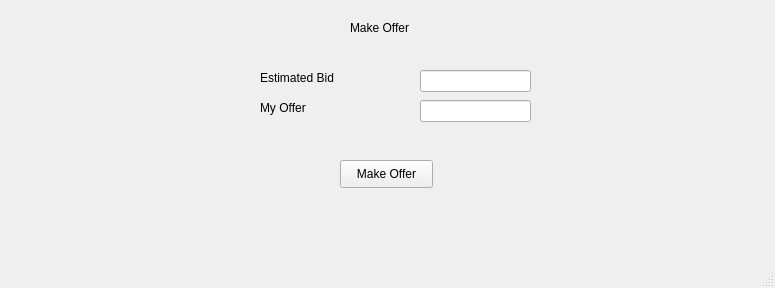
<?xml version="1.0" encoding="UTF-8"?>
<ui version="4.0">
 <class>MainWindow</class>
 <widget class="QMainWindow" name="MainWindow">
  <property name="geometry">
   <rect>
    <x>0</x>
    <y>0</y>
    <width>775</width>
    <height>288</height>
   </rect>
  </property>
  <property name="windowTitle">
   <string>MainWindow</string>
  </property>
  <widget class="QWidget" name="centralwidget">
   <widget class="QLabel" name="label_MP1_2">
    <property name="geometry">
     <rect>
      <x>350</x>
      <y>20</y>
      <width>101</width>
      <height>16</height>
     </rect>
    </property>
    <property name="text">
     <string>Make Offer</string>
    </property>
   </widget>
   <widget class="QLabel" name="label_G1">
    <property name="geometry">
     <rect>
      <x>260</x>
      <y>100</y>
      <width>101</width>
      <height>16</height>
     </rect>
    </property>
    <property name="text">
     <string>My Offer</string>
    </property>
   </widget>
   <widget class="QLabel" name="label_MP1">
    <property name="geometry">
     <rect>
      <x>260</x>
      <y>70</y>
      <width>101</width>
      <height>16</height>
     </rect>
    </property>
    <property name="text">
     <string>Estimated Bid</string>
    </property>
   </widget>
   <widget class="QLineEdit" name="lineEdit_MP">
    <property name="geometry">
     <rect>
      <x>420</x>
      <y>70</y>
      <width>111</width>
      <height>22</height>
     </rect>
    </property>
   </widget>
   <widget class="QPushButton" name="pushButton">
    <property name="geometry">
     <rect>
      <x>340</x>
      <y>160</y>
      <width>93</width>
      <height>28</height>
     </rect>
    </property>
    <property name="text">
     <string>Make Offer</string>
    </property>
   </widget>
   <widget class="QLineEdit" name="lineEdit_MP_2">
    <property name="geometry">
     <rect>
      <x>420</x>
      <y>100</y>
      <width>111</width>
      <height>22</height>
     </rect>
    </property>
   </widget>
  </widget>
  <widget class="QMenuBar" name="menubar">
   <property name="geometry">
    <rect>
     <x>0</x>
     <y>0</y>
     <width>775</width>
     <height>26</height>
    </rect>
   </property>
  </widget>
  <widget class="QStatusBar" name="statusbar"/>
 </widget>
 <resources/>
 <connections/>
</ui>
